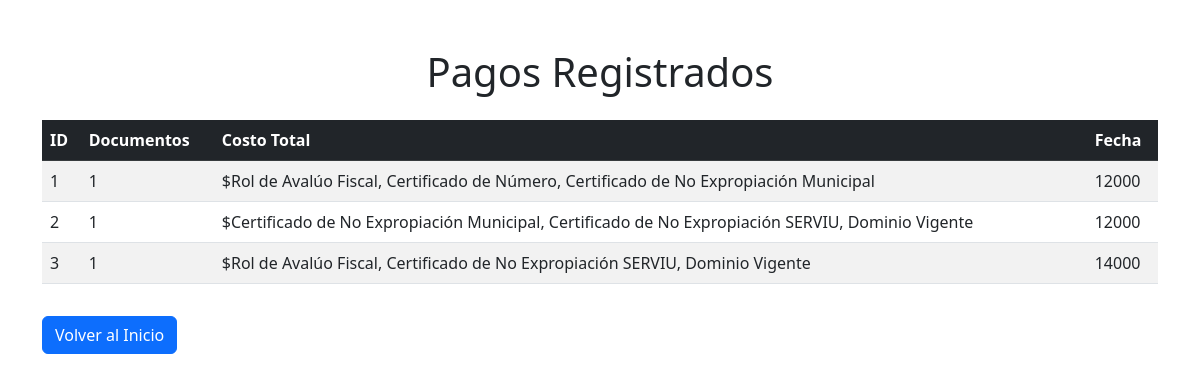
/ver_pagos (signed in), run on the app's committed database.
### tables this page shows
CREATE TABLE pagos (
            id INTEGER PRIMARY KEY AUTOINCREMENT,
            usuario_id INTEGER,
            documentos TEXT NOT NULL,
            costo_total INTEGER NOT NULL,
            fecha TEXT NOT NULL,
            FOREIGN KEY (usuario_id) REFERENCES usuarios (id)
        );

### app.py (the view)
@app.route('/ver_pagos')
def ver_pagos():
    if 'user_id' not in session:
        return redirect('/')
    usuario_id = session['user_id']
    conn = sqlite3.connect('propiedades.db')
    cursor = conn.cursor()
    cursor.execute('SELECT * FROM pagos WHERE usuario_id = ?', (usuario_id,))
    pagos = cursor.fetchall()
    conn.close()
    return render_template('ver_pagos.html', pagos=pagos)

### templates/ver_pagos.html (shortened to what this page needs)
<!DOCTYPE html>
<html lang="es">
<head>
    <link href="https://cdn.jsdelivr.net/npm/bootstrap@5.3.0-alpha1/dist/css/bootstrap.min.css" rel="stylesheet">
</head>
<body>
    <div class="container mt-5">
        <h1 class="mb-4 text-center">Pagos Registrados</h1>
        <table class="table table-striped">
            <thead class="table-dark">
                <tr>
                    <th>ID</th>
                    <th>Documentos</th>
                    <th>Costo Total</th>
                    <th>Fecha</th>
                </tr>
            </thead>
            <tbody>
                {% for pago in pagos %}
                <tr>
                    <td>{{ pago[0] }}</td>
                    <td>{{ pago[1] }}</td>
                    <td>${{ pago[2] }}</td>
                    <td>{{ pago[3] }}</td>
                </tr>
                {% endfor %}
            </tbody>
        </table>
        <a href="/" class="btn btn-primary mt-3">Volver al Inicio</a>
    </div>
</body>
</html>

### data on the page
pagos: id "1", usuario "1", documentos "Rol de Avalúo Fiscal, Certificado de Número, Certificado de No Expropiación Municipal", costo_total "12000"
pagos: id "2", usuario "1", documentos "Certificado de No Expropiación Municipal, Certificado de No Expropiación SERVIU, Dominio Vigente", costo_total "12000"
pagos: id "3", usuario "1", documentos "Rol de Avalúo Fiscal, Certificado de No Expropiación SERVIU, Dominio Vigente", costo_total "14000"
